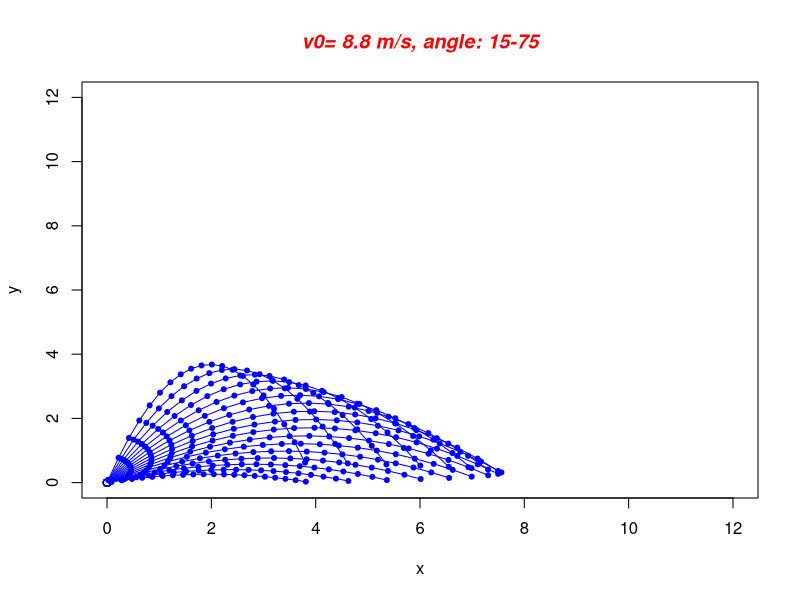
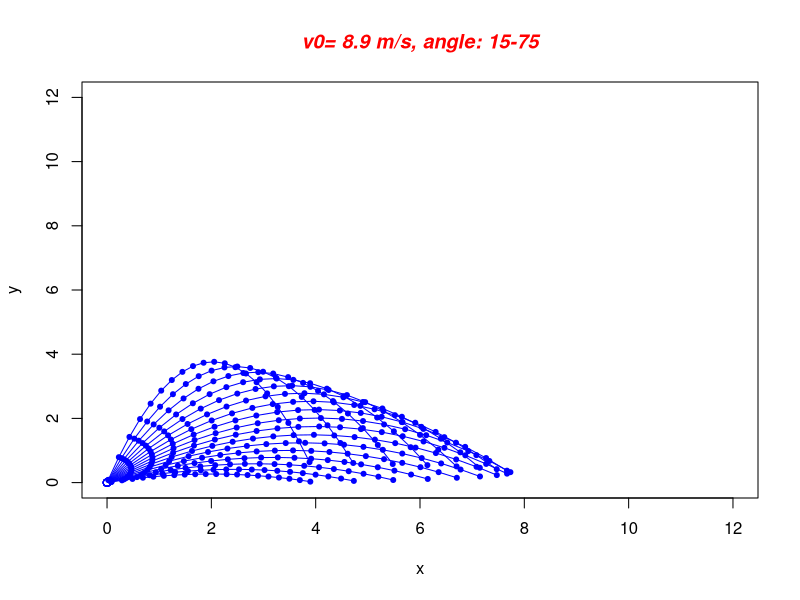
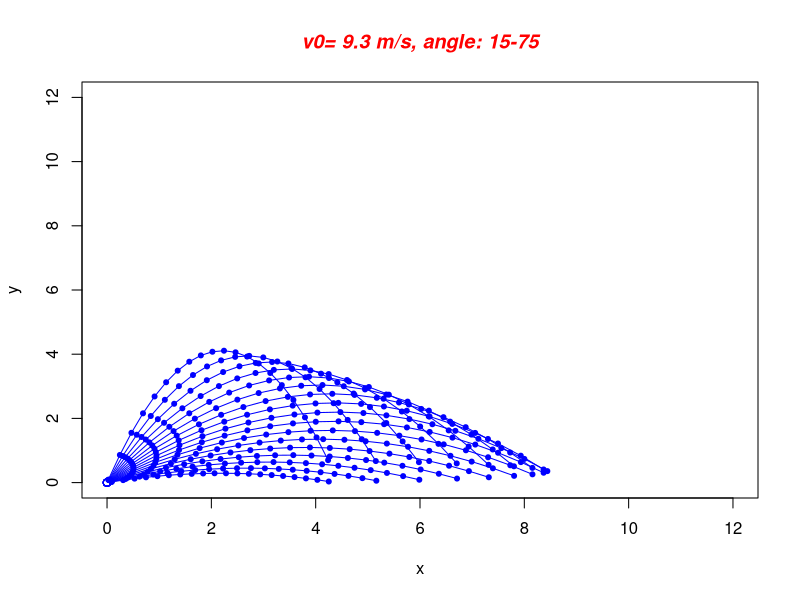
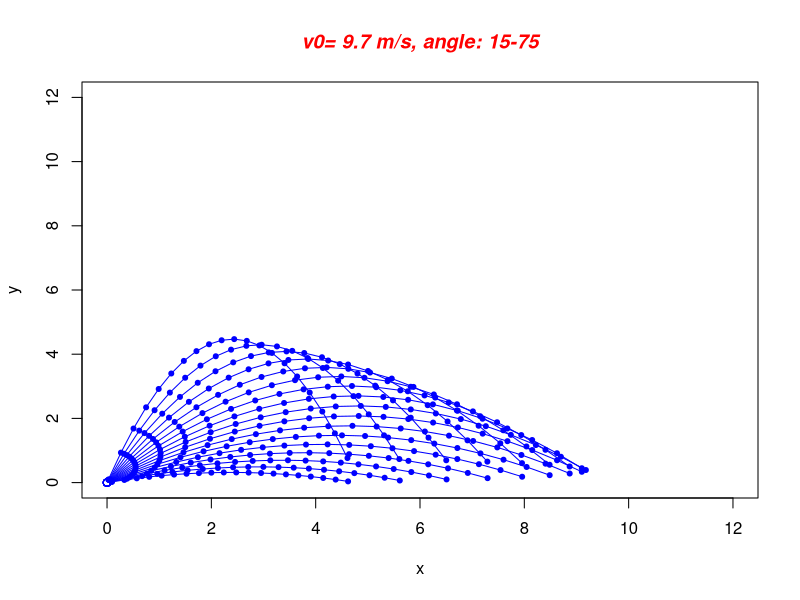
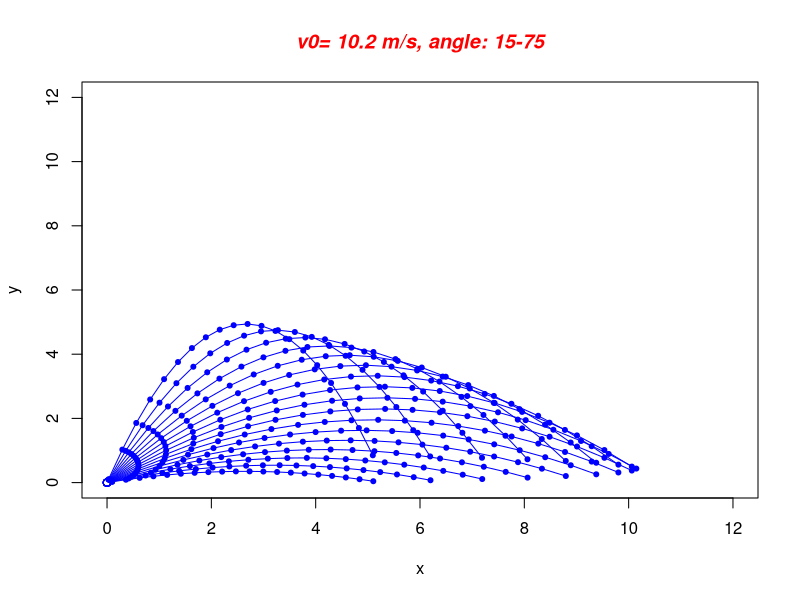
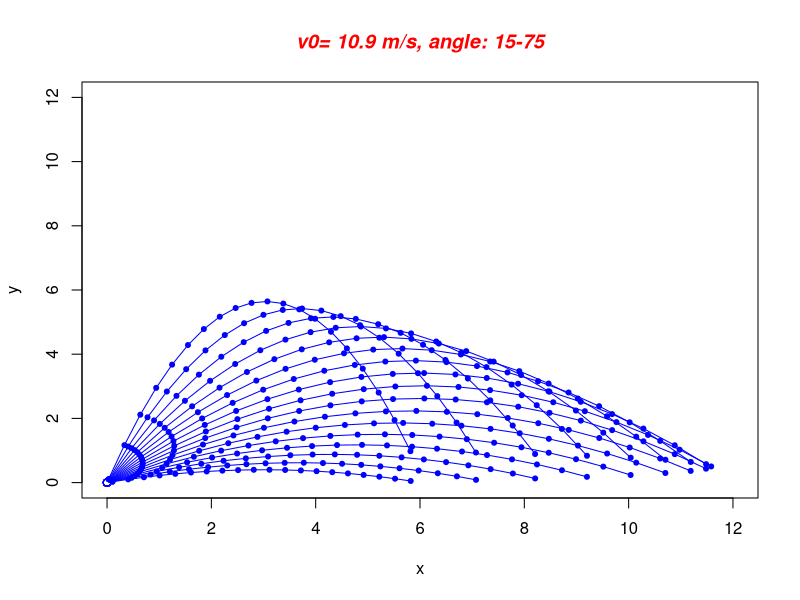
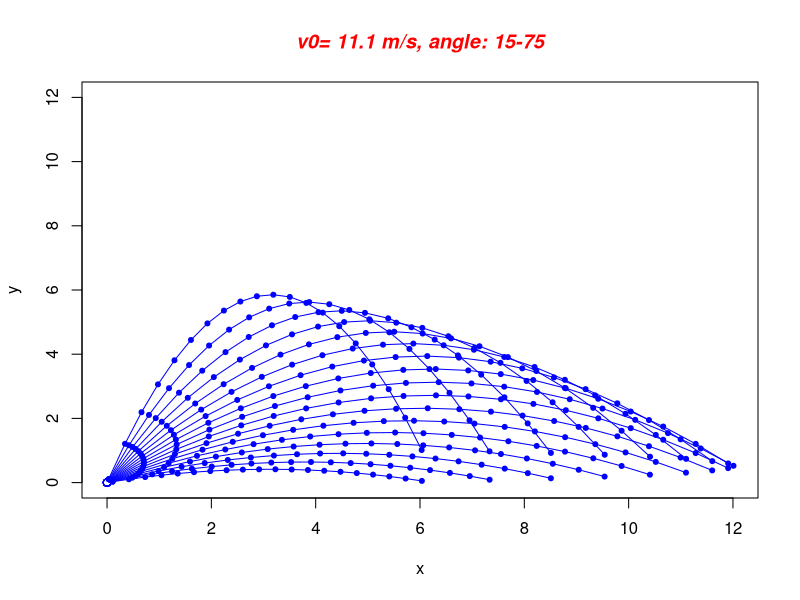

Here is the R script that generated these plots, in order:
#################################################################
#This task is to calculate area, depending on v0 and direction
#Looks like it's gonna be many parabolas
#################################################################

epsilon <- 0.05 #accuracy of calculating
g <- 9.81 #gravity acceleration

v0 <- c(8.8, 8.9, 9.3, 9.7, 10.2, 10.9, 11.1) #speed is in meters per second 

for(i in 1:7)
{
	x <- vector(length=12) #horizontal axes
        y <- vector(length=12) #vertical axes 
	
	plot(x, y, col="blue", ylim=c(0, 12), xlim=c(0, 12))
        currentParameters = paste("v0=", v0[i], "m/s, angle: 15-75")
        title(main=currentParameters, col.main="red", font.main=4)	

	for(alpha in seq(from=0.26, to=1.309, by=(epsilon*1.309))) #change angles from 15grad to 75 grad
	{
		wholeTime <- 2*v0[i]*sin(alpha)/g #whole time of flight
	        step <-  epsilon*wholeTime

        	cnt=1
	        for(t in seq(from=0.01, to=wholeTime, by=step)) {
        	        x[cnt] <- v0[i]*cos(alpha)*t
                	y[cnt] <- (v0[i]*sin(alpha)*t-g*t*t/2)
			cnt <- cnt+1
	        }
        	lines(x, y, type="o",  pch=20, lty=1, col="blue")
	}
}
